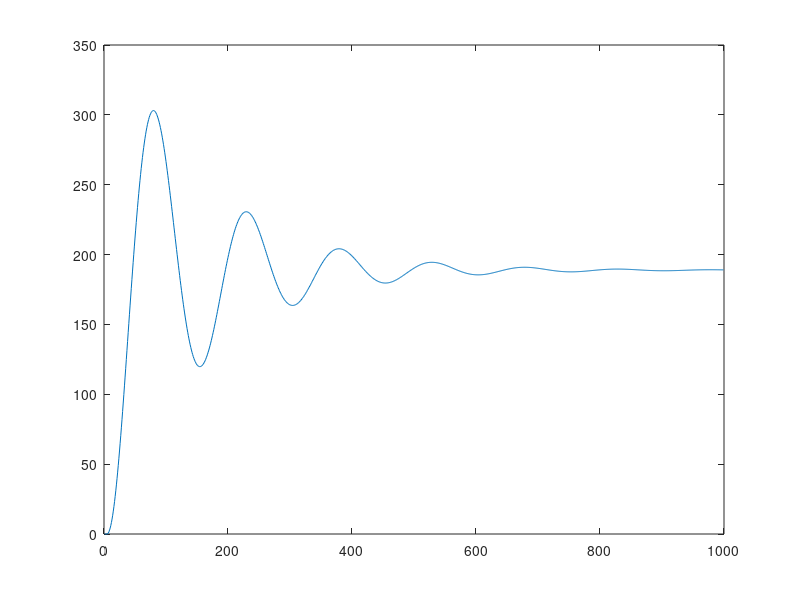

This figure's MATLAB source:
pkg load control
clear all
close all
hold off;

num=1.1*[0.008594  0.008548]
den=-[-1.984  0.9841]

Ts=1;

%Condiciones iniciales del programa y de la ecuación en diferencias

SalidaSis(1)=0;
SalidaSis(2)=0;
SalidaSis(3)=0;
SalidaSis(4)=0;
i=4;
Referencia(i)=200;
error=Referencia(i);

u(1)=1;
u(2)=1;
u(3)=1;
u(4)=1;

error(1)=0;
error(2)=0;
error(3)=0;
error(4)=0;
error(5)=0;

%%Proceso en lazo abierto
SalidaSis(i)=SalidaSis(i-1);

while (i<1000)

  Referencia(i)=200;

  u(i) = 0.09 * error(i);

  SalidaSis(i)=num*[u(i-1) u(i-2)]' + den*[SalidaSis(i-1) SalidaSis(i-2)]';

  error(i+1)= Referencia(i) - SalidaSis(i);

  i=i+1;

end


u(i)=0;
%Graficar la salida
t=1:length(SalidaSis);
plot(t*Ts , SalidaSis ) %%Se suma el offset de donde arrancó el experimento
